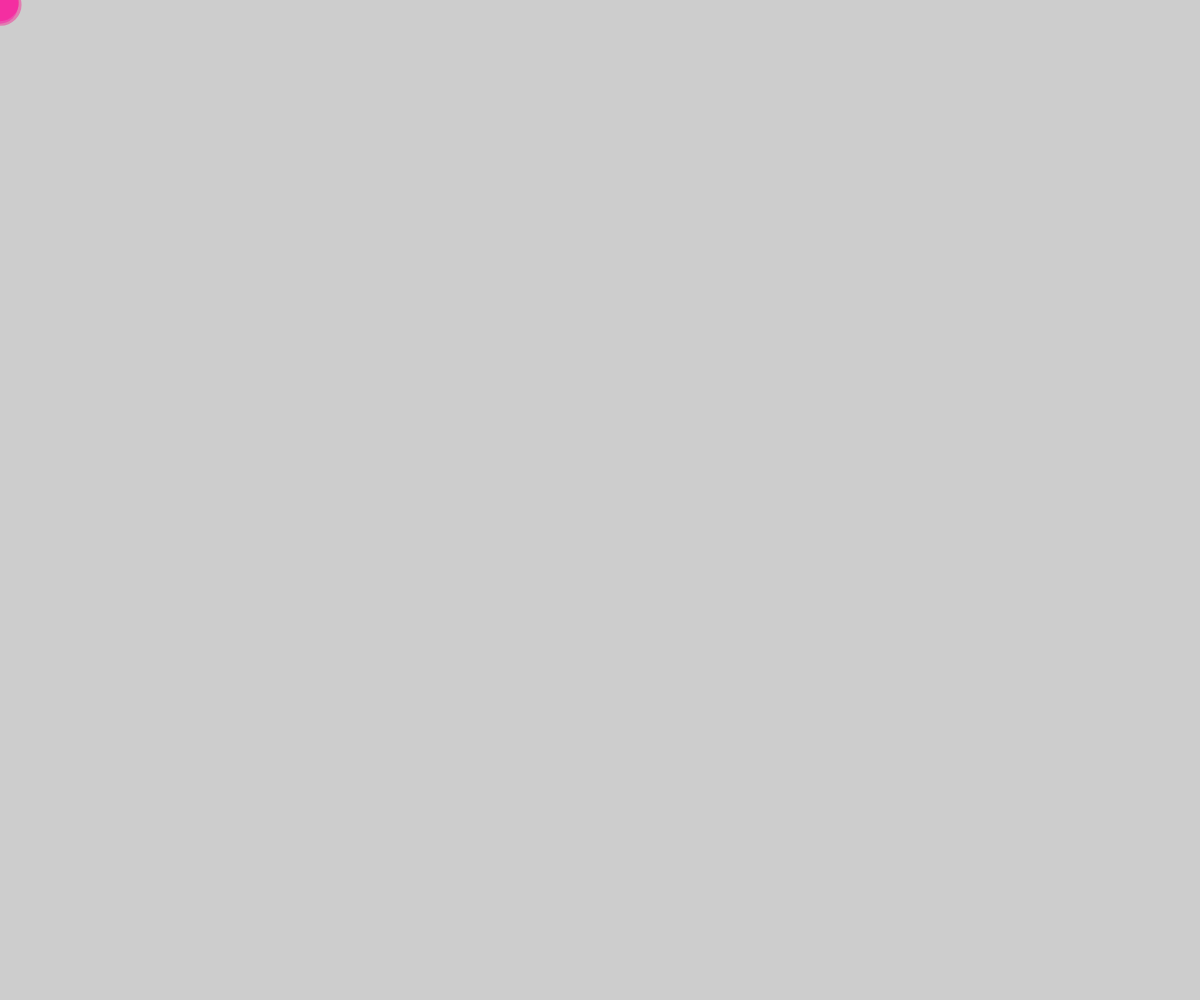
Frame 1 (no input)
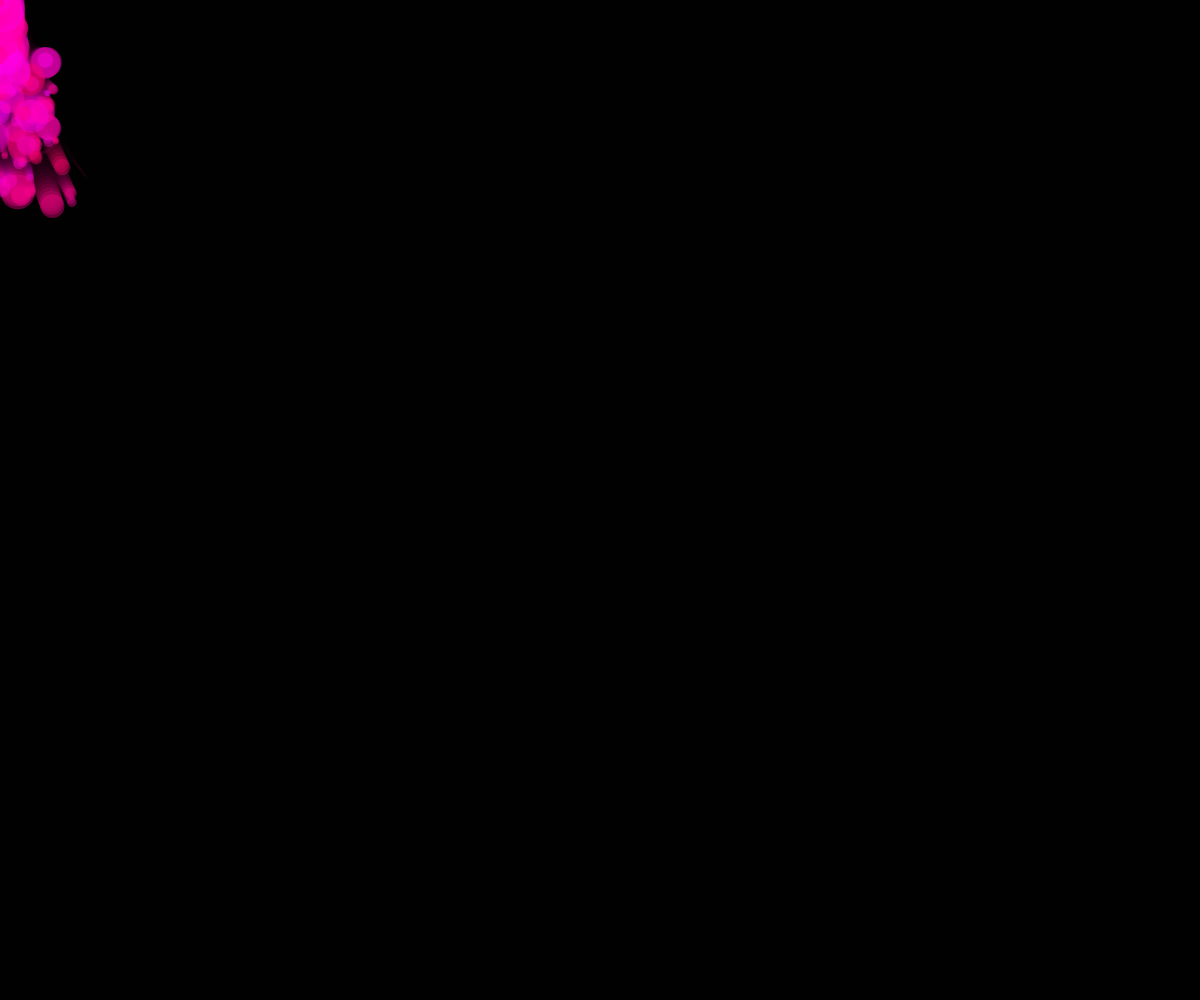
Frame 60 (no input)
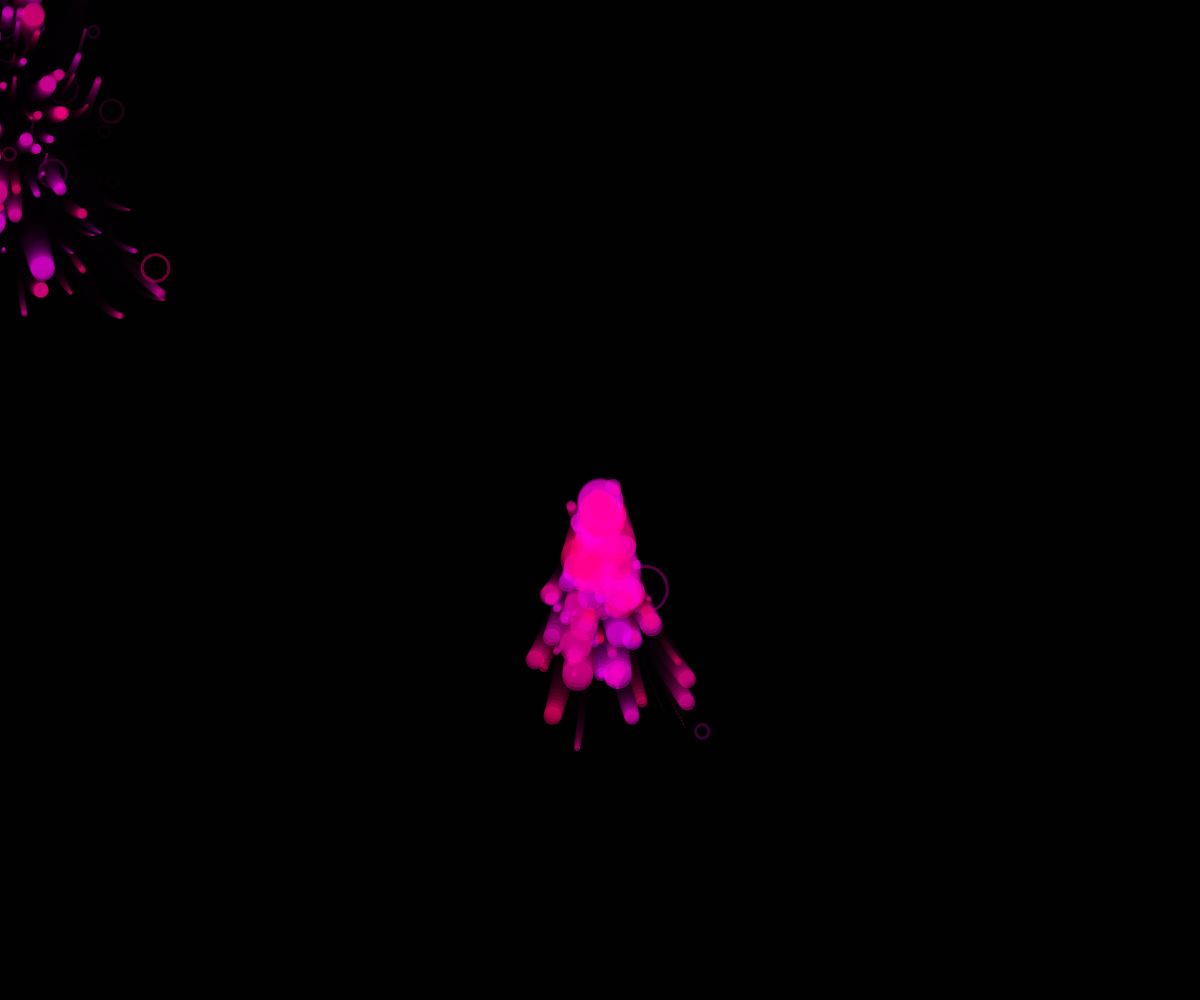
Frame 120 (the mouse pressed at the canvas centre since frame 60)

The p5.js sketch that drew these frames (run headless with seeded random() and noise() and a simulated clock; from frame 60 on, the mouse is pressed at the canvas centre):

// p5.js sketch
// ── sketch.js
let sistema = [];

function setup() {
  createCanvas(windowWidth, windowHeight);
  angleMode(DEGREES);
}

function draw() {
  background(0, 50);

  let p1 = new Particula();
  sistema.push(p1);
  let p2 = new Particula();
  sistema.push(p2);
  let p3 = new Particula();
  sistema.push(p3);

  for (let i = 0; i < sistema.length; i++) {
    if (sistema[i].estaMuerta) {
      sistema.splice(i, 1);
    }
  }

  for (let i = 0; i < sistema.length; i++) {
    sistema[i].actualizar();
    sistema[i].mostrar();
  }

  print(sistema.length);
}

// ── Particula.js
class Particula {
  constructor() {
    this.loca = random(100) < 1 ? true : false;

    if (this.loca) {
      this.color = color(255, 255, random(100, 255), 100);
      this.vel = createVector(0, random(2, 15));
      this.vel.rotate(random(360));
    } else {
      this.color = color(255, 0, random(100, 255), 100);
      this.vel = createVector(0, random(1, 6));
      this.vel.rotate(random(-20, 20));
    }

    this.tamanoInicial = random(10, 50);
    this.tamano = this.tamanoInicial;
    this.estaMuerta = false;
    this.tiempoDeVidaInicial = Math.ceil(random(50, 150));
    this.tiempoDeVida = this.tiempoDeVidaInicial;

    this.pos = createVector(mouseX, mouseY);

    this.g = createVector(0, -0.05);
  }
  // Método ==> method update
  actualizar() {
    this.vel.add(this.g);
    this.pos.add(this.vel);

    this.tamano = map(
      this.tiempoDeVida,
      0,
      this.tiempoDeVidaInicial,
      0,
      this.tamanoInicial
    );

    this.tiempoDeVida -= 1;

    if (this.tiempoDeVida <= 0) {
      this.estaMuerta = true;
      print("ups, me morí!");
      noFill();
      stroke(this.color);
      strokeWeight(3);
      circle(this.pos.x, this.pos.y, this.tamanoInicial);
    }
  }
  // Método ==> method display
  mostrar() {
    noStroke();
    fill(this.color);
    circle(this.pos.x, this.pos.y, this.tamano);
  }
}
